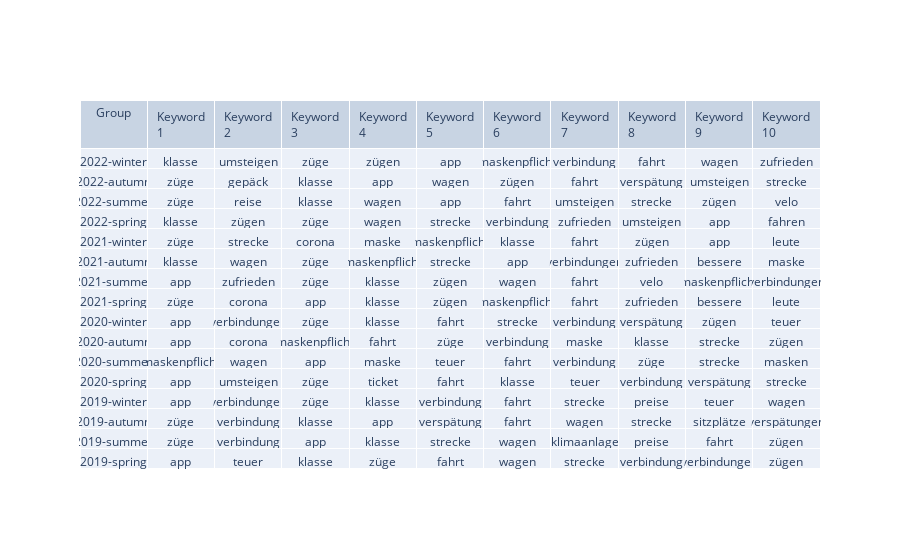

Source (notebook cell):
### Markdown cell above
#### TF-IDF nach Jahr und Season

### Code cell
yearseason_keywords_general = find_trending_keywords(df_text, filter_column='yearseason', text_column='text_preprocessed_tokenized')
yearseason_keywords_general = trending_keywords_to_dataframe(yearseason_keywords_general)
# yearseason_keywords_general
create_export_table(convert_resulttable_to_wide_format(yearseason_keywords_general), filename="../../exports/tables/yearseason_keywords_general.html")

### Figure 1 — Plotly figure (JSON) as saved in the notebook; plotly's stock layout.template omitted (floating-point values rounded to 4 significant figures; data arrays with more than 128 entries replaced by an {"elided": "..."} marker saying what was removed)
{"data": [{"cells": {"values": {"elided": "11x16 str values"}}, "header": {"values": ["Group", "Keyword 1", "Keyword 2", "Keyword 3", "Keyword 4", "Keyword 5", "Keyword 6", "Keyword 7", "Keyword 8", "Keyword 9", "Keyword 10"]}, "type": "table"}], "layout": {}}
